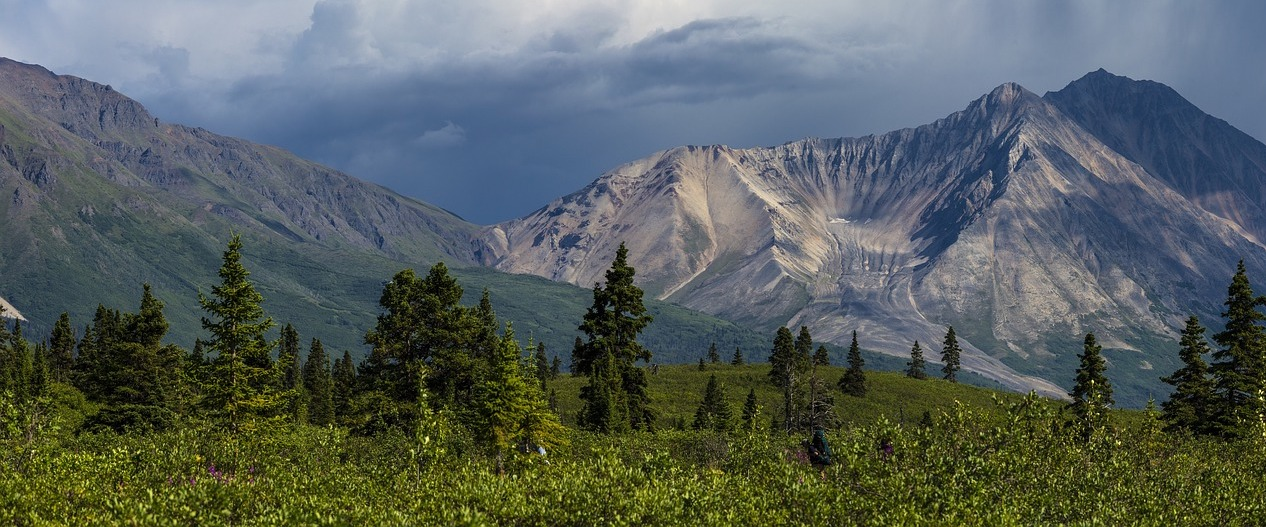
#> input picture left.jpg, 1266 x 527 px
$ python image_stitching.py
#> lines starting #> are read from the running program, lines starting #| are printed output that depends on the picture
#> further down, left_img is the input picture: shape (527, 1266, 3); mean B, G, R 93.8, 96.7, 87.5
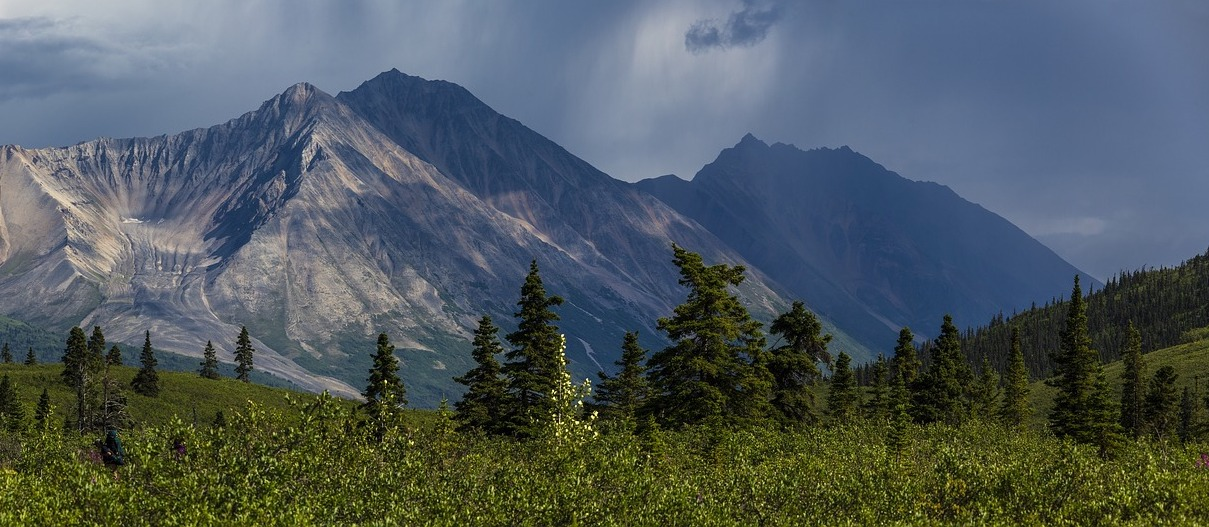
#> input picture right.jpg, 1209 x 527 px
#> further down, right_img is the input picture: shape (527, 1209, 3); mean B, G, R 93.3, 89.9, 79.3

import cv2
import numpy as np
import random

def solution(left_img, right_img):
    """
    :param left_img:
    :param right_img:
    :return: you need to return the result image which is stitched by left_img and right_img
    """
    sift = cv2.xfeatures2d.SIFT_create()
    kp1, des1 = sift.detectAndCompute(left_img,None)
#> kp1 = 4625 keypoints; strongest (x, y, size): (1261, 415, 1.8), (427, 439, 2.7), (424, 395, 2.2), (514, 476, 2.5)
    kp2, des2 = sift.detectAndCompute(right_img,None)
#> kp2 = 3702 keypoints; strongest (x, y, size): (386, 381, 1.8), (561, 350, 1.8), (563, 354, 1.8), (554, 415, 1.8)

    good_matches = {}
    good_matches_distance = {}
    required_matches = {}
    for i in range(len(kp1)):
        x = np.tile(des1[i, : ], (len(des2), 1))
        distance = np.sqrt(np.sum(np.square(x - des2), axis = 1))
        A, B = np.argpartition(distance, 1)[0:2]
        #minimum_index = np.argmin(distance)
        if distance[A] < distance[B]:
            good_matches.update({kp1[i]:[kp2[A],kp2[B]]})
            good_matches_distance.update({kp1[i] : [distance[A],distance[B]]})
        else:
            good_matches.update({kp1[i]:[kp2[B],kp2[A]]})
            good_matches_distance.update({kp1[i] : [distance[B],distance[A]]})
#> this loop made 4625 passes
#> (A, B) on passes 1 to 3: (776, 1340), (2494, 2503), (2495, 3484)
#> pass 1, in solution, `x = np.tile(des1[i, : ], (len(des2), 1))`:
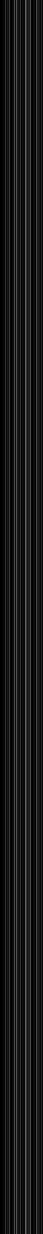
#> x: shape (3702, 128) float32 (shown at 1/3 size); min 0, max 143, mean 24.9
#> pass 2, in solution, `x = np.tile(des1[i, : ], (len(des2), 1))`:
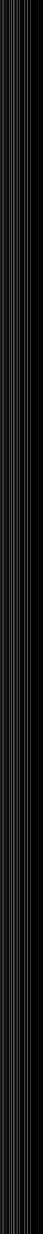
#> x: shape (3702, 128) float32 (shown at 1/3 size); min 0, max 151, mean 22.9
#> pass 3, in solution, `x = np.tile(des1[i, : ], (len(des2), 1))`:
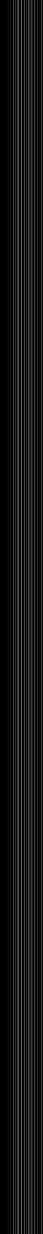
#> x: shape (3702, 128) float32 (shown at 1/3 size); min 0, max 155, mean 22.6
#> after the loop, good_matches = 4625 items; good_matches_distance = 4625 items

    for i in range(len(kp1)):
        if good_matches_distance[kp1[i]][0] < 0.5*good_matches_distance[kp1[i]][1]:
            required_matches.update({kp1[i] : good_matches[kp1[i]][0]})
#> after the loop, required_matches = 1504 items

    required_kp1= list(required_matches.keys())[:200]
#> required_kp1 = 200 keypoints; strongest (x, y, size): (794, 487, 1.9), (714, 471, 2), (711, 487, 2), (729, 517, 3.5)


    points1 = np.zeros((len(required_kp1), 2), dtype=np.float32)
#> points1 = 200 pairs, first value 0 to 0, second value 0 to 0
    points2 = np.zeros((len(required_kp1), 2), dtype=np.float32)
#> points2 = 200 pairs, first value 0 to 0, second value 0 to 0

    for i in range(len(required_kp1)):
        try:
            points1[i, :] = required_kp1[i].pt
            points2[i, :] = required_matches[required_kp1[i]].pt
        except IndexError:
            pass
#> after the loop, points1 = 200 pairs, first value 710.8 to 797, second value 142.4 to 523.4; points2 = 200 pairs, first value 3.91 to 89.92, second value 142.4 to 523.6

    h, mask = cv2.findHomography(points2, points1, cv2.RANSAC, 10.0)
#> h = [[0.996, -0.00065, 707], [-0.00172, 0.999, 0.178], [-4.57e-06, -8.39e-07, 1]]; mask = 200 values from 1 to 1

    height, width, channels = left_img.shape
#> height = 527; width = 1266; channels = 3

    right_image_warp = cv2.warpPerspective(right_img, h, (2418, left_img.shape[0]), flags=cv2.INTER_LINEAR)
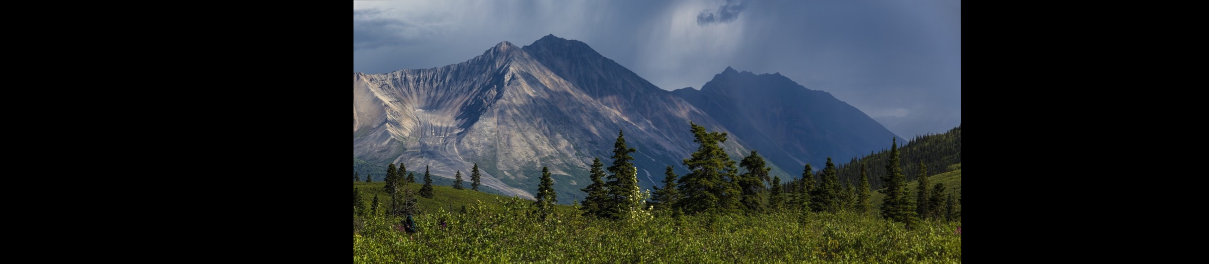
#> right_image_warp: shape (527, 2418, 3) (shown at 1/2 size); mean B, G, R 46.9, 45.2, 39.8
    right_image_warp[0:left_img.shape[0],0:left_img.shape[1]] = left_img
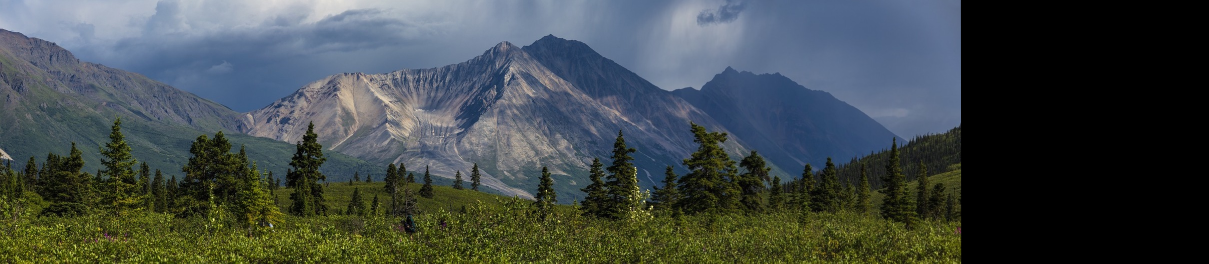
#> right_image_warp: shape (527, 2418, 3) (shown at 1/2 size); mean B, G, R 73.4, 73.3, 65.1
    return right_image_warp
    raise NotImplementedError

if __name__ == "__main__":
    left_img = cv2.imread('left.jpg')
    right_img = cv2.imread('right.jpg')
    result_image = solution(left_img, right_img)
    cv2.imwrite('results/task1_result.jpg',result_image)
